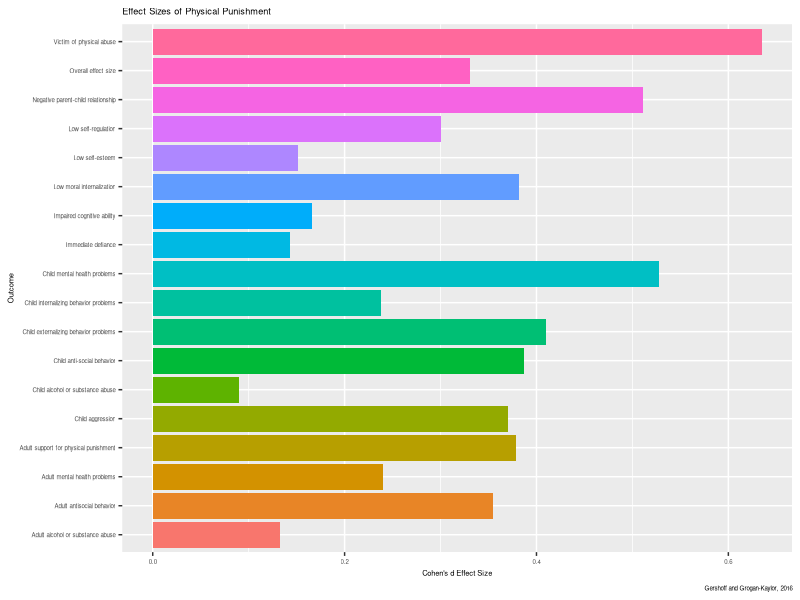

Here is the R script that generated this plot:
## ---- chunk 1

knitr::opts_chunk$set(echo = FALSE)

## ---- chunk 2

library(readxl)

CP_Meta_Summary_Results <- read_excel("data/CP Meta Summary Results.xlsx")

library(ggplot2)

p1 <- ggplot(CP_Meta_Summary_Results,
             aes(x = Outcome,
                 y = d,
                 label= Outcome,
                 fill = Outcome)) + 
  geom_bar(stat = "identity") +
  scale_color_viridis_d() +
  coord_flip() +
  labs(title= "Effect Sizes of Physical Punishment",
       x = "Outcome",
       y = "Cohen's d Effect Size",
       caption = "Gershoff and Grogan-Kaylor, 2016") +
  theme(legend.position = "none",
        title = element_text(size = rel(.5)),
        axis.text = element_text(size = rel(.4)))

p1

